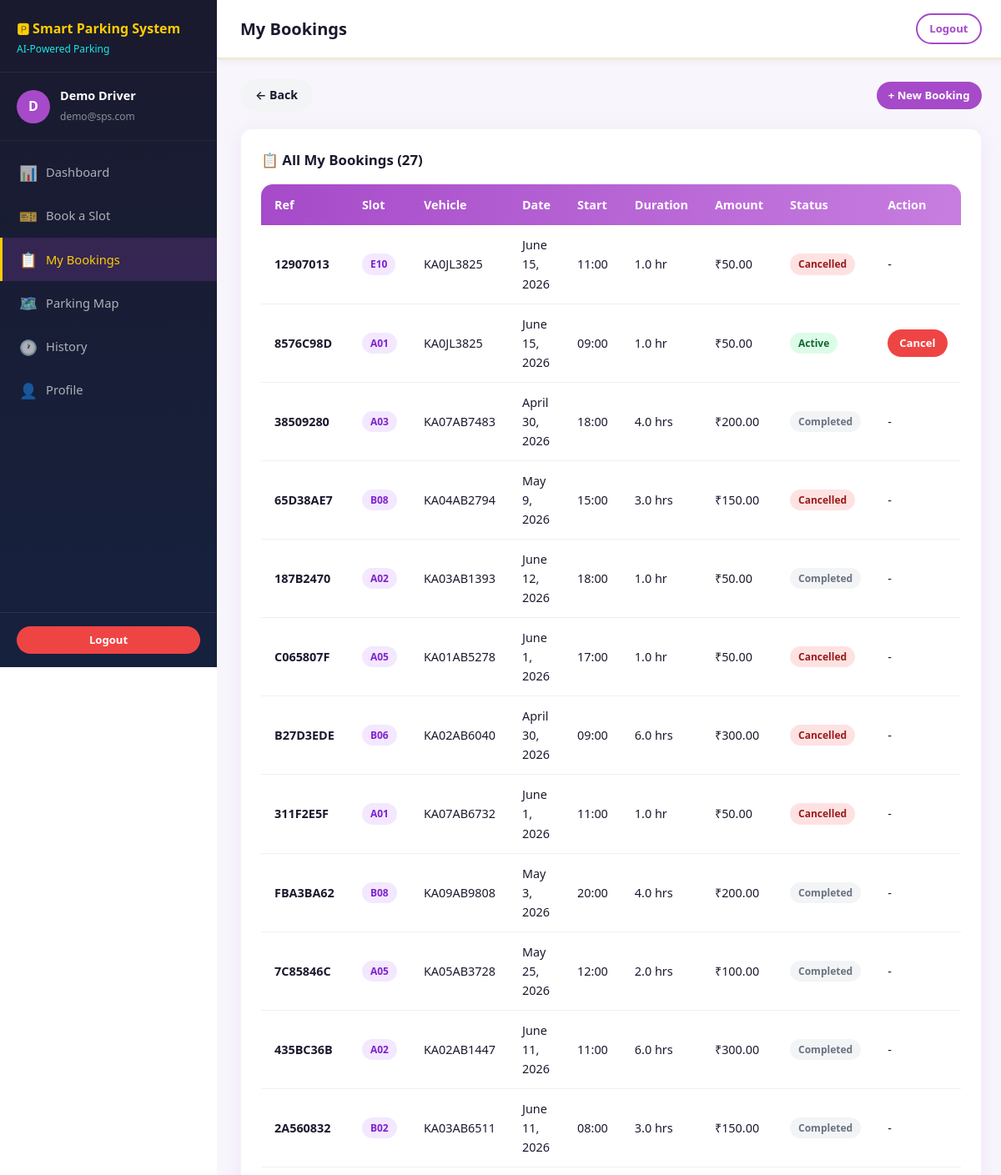
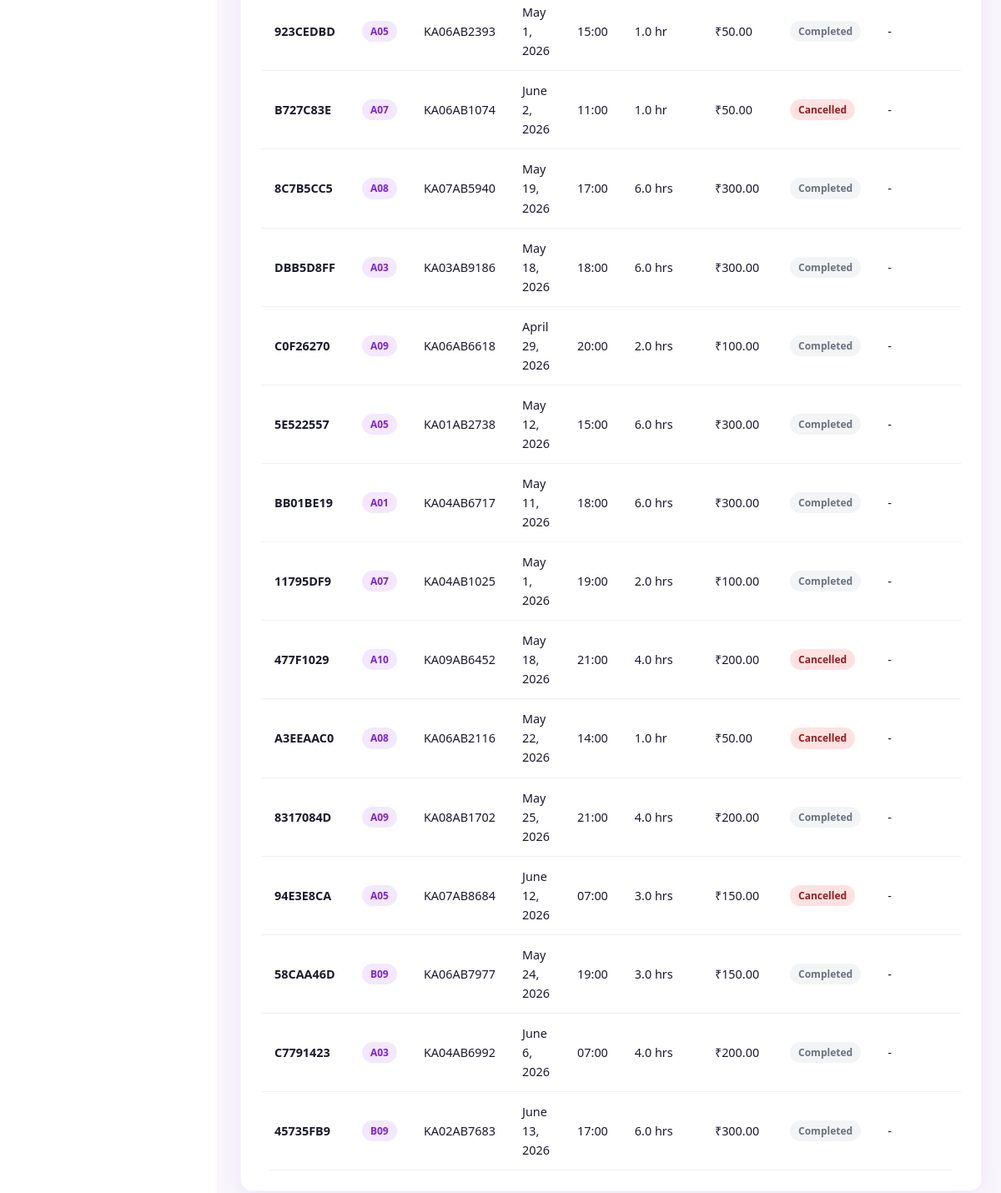
The page /booking/my/ (signed in) on the database its author committed (2 pictures, top to bottom).
### backend/booking/models.py (models this page shows, shortened)
class Booking(models.Model):
    STATUS_CHOICES = [
        ('active', 'Active'),
        ('completed', 'Completed'),
        ('cancelled', 'Cancelled'),
    ]
    booking_ref = models.CharField(max_length=12, unique=True, editable=False)
    user = models.ForeignKey(User, on_delete=models.CASCADE, related_name='bookings')
    slot = models.ForeignKey(ParkingSlot, on_delete=models.CASCADE, related_name='bookings')
    name = models.CharField(max_length=100, default='')
    vehicle_number = models.CharField(max_length=20)
    booking_date = models.DateField(default=timezone.now)
    start_time = models.TimeField(default='09:00')
    duration_hours = models.FloatField(default=1.0)
    status = models.CharField(max_length=20, choices=STATUS_CHOICES, default='active')
    booked_at = models.DateTimeField(auto_now_add=True)
    expires_at = models.DateTimeField(null=True, blank=True)
    cancelled_at = models.DateTimeField(null=True, blank=True)
    amount = models.DecimalField(max_digits=10, decimal_places=2, default=0)
    notes = models.TextField(blank=True)
    class Meta:
        ordering = ['-booked_at']

class ParkingSlot(models.Model):
    STATUS_CHOICES = [
        ('available', 'Available'),
        ('occupied', 'Occupied'),
        ('reserved', 'Reserved'),
    ]
    slot_number = models.CharField(max_length=10, unique=True)
    row = models.CharField(max_length=5, default='A')
    position = models.IntegerField(default=1)
    status = models.CharField(max_length=20, choices=STATUS_CHOICES, default='available')
    floor = models.IntegerField(default=1)
    grid_x = models.IntegerField(default=0)
    grid_y = models.IntegerField(default=0)
    updated_at = models.DateTimeField(auto_now=True)
    class Meta:
        ordering = ['row', 'position']

### backend/booking/views.py (the view)
# urls.py: path('my/', views.my_bookings, name='my_bookings'),
@login_required
def my_bookings(request):
    bookings = Booking.objects.filter(user=request.user).order_by('-booked_at')
    return render(request, 'booking/my_bookings.html', {'bookings': bookings})

### frontend/templates/booking/my_bookings.html (shortened to what this page needs)
{% extends 'base.html' %}
{% block page_title %}My Bookings{% endblock %}
{% block nav_mybookings %}active{% endblock %}
{% block content %}
<div style="display:flex;align-items:center;justify-content:space-between;margin-bottom:20px;">
  <a href="{% url 'dashboard:index' %}" class="btn-back">&#x2190; Back</a>
  <a href="{% url 'booking:index' %}" class="btn btn-primary btn-sm">+ New Booking</a>
</div>
<div class="card">
  <div class="card-title" style="margin-bottom:16px;">&#x1F4CB; All My Bookings ({{ bookings.count }})</div>
  {% if bookings %}
  <div class="table-wrapper">
    <table>
      <thead>
        <tr><th>Ref</th><th>Slot</th><th>Vehicle</th><th>Date</th><th>Start</th><th>Duration</th><th>Amount</th><th>Status</th><th>Action</th></tr>
      </thead>
      <tbody>
      {% for b in bookings %}
      <tr>
        <td><strong>{{ b.booking_ref }}</strong></td>
        <td><span class="badge badge-purple">{{ b.slot.slot_number }}</span></td>
        <td>{{ b.vehicle_number }}</td>
        <td>{{ b.booking_date }}</td>
        <td>{{ b.start_time|time:"H:i" }}</td>
        <td>{{ b.duration_hours }} hr{% if b.duration_hours != 1 %}s{% endif %}</td>
        <td>&#x20B9;{{ b.amount }}</td>
        <td>
          {% if b.status == 'active' %}<span class="badge badge-success">Active</span>
          {% elif b.status == 'cancelled' %}<span class="badge badge-danger">Cancelled</span>
          {% else %}<span class="badge badge-gray">Completed</span>{% endif %}
        </td>
        <td>
          {% if b.status == 'active' %}
          <a href="{% url 'booking:cancel' b.id %}" class="btn btn-danger btn-sm" onclick="return confirm('Cancel booking {{ b.booking_ref }}?')">Cancel</a>
          {% else %}-{% endif %}
        </td>
      </tr>
      {% endfor %}
      </tbody>
    </table>
  </div>
  {% else %}
  <div style="text-align:center;padding:40px;">
    <p style="color:#6b7280;font-size:1rem;margin-bottom:16px;">No bookings yet.</p>
    <a href="{% url 'booking:index' %}" class="btn btn-primary">&#x1F3AB; Book Your First Slot</a>
  </div>
  {% endif %}
</div>
{% endblock %}

### frontend/templates/base.html (shortened to what this page needs)
{% load static %}
<!DOCTYPE html>
<html lang="en">
<head>
  <link rel="stylesheet" href="{% static 'css/style.css' %}"/>
</head>
<body>
<div class="app-layout">
  <aside class="sidebar" id="sidebar">
    <div class="sidebar-logo">
      <h1>&#x1F17F; Smart Parking System</h1>
      <span>AI-Powered Parking</span>
    </div>
    <div class="sidebar-user">
      <div class="sidebar-avatar">{{ request.user.first_name|first|upper|default:request.user.username|first|upper }}</div>
      <div class="sidebar-user-info">
        <strong>{{ request.user.get_full_name|default:request.user.username }}</strong>
        <small>{{ request.user.email }}</small>
      </div>
    </div>
    <nav class="sidebar-nav">
      <a href="{% url 'dashboard:index' %}" class="nav-item {% block nav_dashboard %}{% endblock %}">
        <span class="nav-icon">&#x1F4CA;</span> Dashboard
      </a>
      <a href="{% url 'booking:index' %}" class="nav-item {% block nav_booking %}{% endblock %}">
        <span class="nav-icon">&#x1F3AB;</span> Book a Slot
      </a>
      <a href="{% url 'booking:my_bookings' %}" class="nav-item {% block nav_mybookings %}{% endblock %}">
        <span class="nav-icon">&#x1F4CB;</span> My Bookings
      </a>
      <a href="{% url 'map:index' %}" class="nav-item {% block nav_map %}{% endblock %}">
        <span class="nav-icon">&#x1F5FA;&#xFE0F;</span> Parking Map
      </a>
      <a href="{% url 'history:index' %}" class="nav-item {% block nav_history %}{% endblock %}">
        <span class="nav-icon">&#x1F550;</span> History
      </a>
      <a href="{% url 'userprofile:index' %}" class="nav-item {% block nav_profile %}{% endblock %}">
        <span class="nav-icon">&#x1F464;</span> Profile
      </a>
    </nav>
    <div class="sidebar-footer">
      <a href="{% url 'logout' %}" class="btn btn-danger btn-sm" style="width:100%;justify-content:center;">
        Logout
      </a>
    </div>
  </aside>
  <main class="main-content">
    <div class="topbar">
      <div style="display:flex;align-items:center;gap:12px;">
        <h2>{% block page_title %}Dashboard{% endblock %}</h2>
      </div>
      <div class="topbar-actions">
        <a href="{% url 'logout' %}" class="btn btn-outline btn-sm">Logout</a>
      </div>
    </div>
    <div class="page-body">
      {% block content %}{% endblock %}
    </div>
  </main>
</div>
</body>
</html>

### rows shown on the page
Booking: booking_ref "12907013", slot.slot_number "E10", vehicle_number "KA0JL3825", booking_date "June 15, 2026", start_time "11:00", duration_hours "1.0", amount "50.00", status "Cancelled"
Booking: booking_ref "8576C98D", slot.slot_number "A01", vehicle_number "KA0JL3825", booking_date "June 15, 2026", start_time "09:00", duration_hours "1.0", amount "50.00", status "Active"
Booking: booking_ref "38509280", slot.slot_number "A03", vehicle_number "KA07AB7483", booking_date "April 30, 2026", start_time "18:00", duration_hours "4.0", amount "200.00", status "Completed"
Booking: booking_ref "65D38AE7", slot.slot_number "B08", vehicle_number "KA04AB2794", booking_date "May 9, 2026", start_time "15:00", duration_hours "3.0", amount "150.00", status "Cancelled"
Booking: booking_ref "187B2470", slot.slot_number "A02", vehicle_number "KA03AB1393", booking_date "June 12, 2026", start_time "18:00", duration_hours "1.0", amount "50.00", status "Completed"
Booking: booking_ref "C065807F", slot.slot_number "A05", vehicle_number "KA01AB5278", booking_date "June 1, 2026", start_time "17:00", duration_hours "1.0", amount "50.00", status "Cancelled"
Booking: booking_ref "B27D3EDE", slot.slot_number "B06", vehicle_number "KA02AB6040", booking_date "April 30, 2026", start_time "09:00", duration_hours "6.0", amount "300.00", status "Cancelled"
Booking: booking_ref "311F2E5F", slot.slot_number "A01", vehicle_number "KA07AB6732", booking_date "June 1, 2026", start_time "11:00", duration_hours "1.0", amount "50.00", status "Cancelled"
Booking: booking_ref "FBA3BA62", slot.slot_number "B08", vehicle_number "KA09AB9808", booking_date "May 3, 2026", start_time "20:00", duration_hours "4.0", amount "200.00", status "Completed"
Booking: booking_ref "7C85846C", slot.slot_number "A05", vehicle_number "KA05AB3728", booking_date "May 25, 2026", start_time "12:00", duration_hours "2.0", amount "100.00", status "Completed"
Booking: booking_ref "435BC36B", slot.slot_number "A02", vehicle_number "KA02AB1447", booking_date "June 11, 2026", start_time "11:00", duration_hours "6.0", amount "300.00", status "Completed"
Booking: booking_ref "2A560832", slot.slot_number "B02", vehicle_number "KA03AB6511", booking_date "June 11, 2026", start_time "08:00", duration_hours "3.0", amount "150.00", status "Completed"
Booking: booking_ref "923CEDBD", slot.slot_number "A05", vehicle_number "KA06AB2393", booking_date "May 1, 2026", start_time "15:00", duration_hours "1.0", amount "50.00", status "Completed"
Booking: booking_ref "B727C83E", slot.slot_number "A07", vehicle_number "KA06AB1074", booking_date "June 2, 2026", start_time "11:00", duration_hours "1.0", amount "50.00", status "Cancelled"
Booking: booking_ref "8C7B5CC5", slot.slot_number "A08", vehicle_number "KA07AB5940", booking_date "May 19, 2026", start_time "17:00", duration_hours "6.0", amount "300.00", status "Completed"
Booking: booking_ref "DBB5D8FF", slot.slot_number "A03", vehicle_number "KA03AB9186", booking_date "May 18, 2026", start_time "18:00", duration_hours "6.0", amount "300.00", status "Completed"
Booking: booking_ref "C0F26270", slot.slot_number "A09", vehicle_number "KA06AB6618", booking_date "April 29, 2026", start_time "20:00", duration_hours "2.0", amount "100.00", status "Completed"
Booking: booking_ref "5E522557", slot.slot_number "A05", vehicle_number "KA01AB2738", booking_date "May 12, 2026", start_time "15:00", duration_hours "6.0", amount "300.00", status "Completed"
Booking: booking_ref "BB01BE19", slot.slot_number "A01", vehicle_number "KA04AB6717", booking_date "May 11, 2026", start_time "18:00", duration_hours "6.0", amount "300.00", status "Completed"
Booking: booking_ref "11795DF9", slot.slot_number "A07", vehicle_number "KA04AB1025", booking_date "May 1, 2026", start_time "19:00", duration_hours "2.0", amount "100.00", status "Completed"
Booking: booking_ref "477F1029", slot.slot_number "A10", vehicle_number "KA09AB6452", booking_date "May 18, 2026", start_time "21:00", duration_hours "4.0", amount "200.00", status "Cancelled"
Booking: booking_ref "A3EEAAC0", slot.slot_number "A08", vehicle_number "KA06AB2116", booking_date "May 22, 2026", start_time "14:00", duration_hours "1.0", amount "50.00", status "Cancelled"
Booking: booking_ref "8317084D", slot.slot_number "A09", vehicle_number "KA08AB1702", booking_date "May 25, 2026", start_time "21:00", duration_hours "4.0", amount "200.00", status "Completed"
Booking: booking_ref "94E3E8CA", slot.slot_number "A05", vehicle_number "KA07AB8684", booking_date "June 12, 2026", start_time "07:00", duration_hours "3.0", amount "150.00", status "Cancelled"
Booking: booking_ref "58CAA46D", slot.slot_number "B09", vehicle_number "KA06AB7977", booking_date "May 24, 2026", start_time "19:00", duration_hours "3.0", amount "150.00", status "Completed"
Booking: booking_ref "C7791423", slot.slot_number "A03", vehicle_number "KA04AB6992", booking_date "June 6, 2026", start_time "07:00", duration_hours "4.0", amount "200.00", status "Completed"
Booking: booking_ref "45735FB9", slot.slot_number "B09", vehicle_number "KA02AB7683", booking_date "June 13, 2026", start_time "17:00", duration_hours "6.0", amount "300.00", status "Completed"

### other values the page prints
{{ request.user.get_full_name|default:request.user.username }} "Demo Driver"
{{ request.user.email }} "demo@sps.com"
{{ bookings.count }} "27"
